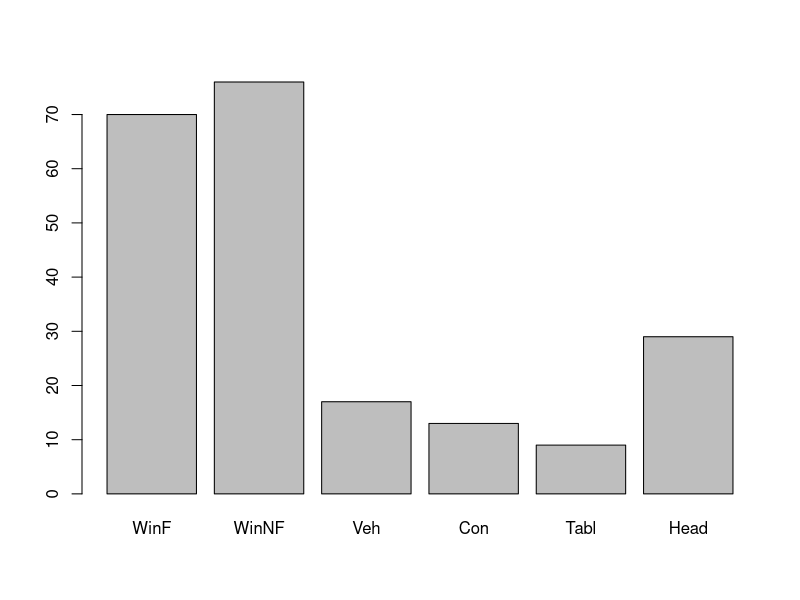

Recreate this plot in R.
# ********************************************************************************************************
# Multinomial Logistic Regression - Multinomial Logistic Regression on multiple orders of the Response Variable
# Response variable levels are not ordered
# 
# Data Used - ForensicGlass Dataset
# 
# Model which will estimate the probabilities of the glass types
#  
# We analyze the data set of 214 glass shards of six possible glass types
# based on the available measurements on shard characteristics including Refractive index (RI)
# What are the probabilities that the glass belong to each of the types?
#
# ********************************************************************************************************
rm(list=ls()) # remove the existing objects
options(scipen = 8) # no automatic round offs of numbers

# use of external libraries
library(foreign)
library(nnet)
library(MASS)

# use the built in forensic glass dataset
data(fgl)
head(fgl, 10)
str(fgl)

# ********** Data Exploration and Data Preparation Block *************************************** #

# Check for missing values
sum(is.na(fgl)) # There are no missing values

# Lets check the distribution of the response variables
table(fgl$type) # the distribution is very uneven ...
plot(fgl$type)

# ********** Regression Model **************************************************** #

# Before we run the regression, we need to relevel the response variable and chose a reference level.
# The output of other levels will be compared with the reference level
fgl$type <- relevel(fgl$type, ref = "WinNF")

# Now we run the regression
logit_model <- multinom(type ~ RI + Na + Mg + Al + Si + K + Ca + Ba + Fe, data = fgl)
summary(logit_model)

# Lets attempt to make a prediction using some test data
newdata <- data.frame(RI = mean(fgl$RI), Na = mean(fgl$Na), Mg = mean(fgl$Mg), Al = mean(fgl$Al),
                      Si = mean(fgl$Si), K = mean(fgl$K), Ca = mean(fgl$Ca), Ba = mean(fgl$Ba),
                      Fe = mean(fgl$Fe))
# Let us check the test data
newdata
# run the prediction on the test data
predict(logit_model, newdata, type = "probs")
# This depicts that there is a 83.7% probability that the type is WinNF

# lets evaluate which predictor variable do not cause statistical significance and can be eliminated from the model 
# calculate the confidence intervals
exp(confint(logit_model))
# We see from the above that, atleast all variables are significant in predicting atleaest one of the levels
# of glass type and hence we keep all the predictor variables

# to understand the impact of the predictor variables which are statistically significant
exp(coef(logit_model))

# Some interpretations
# If there is a 1 unit increment of Fe content, it is more likely the glass type to be WinNF when compared to WinF
# Similarly if there is an once increment in Ba content, it is more likely the glass type be Veh when compared to 
# WinNF

# all comparisions should be with WinNF - which is the reference level..